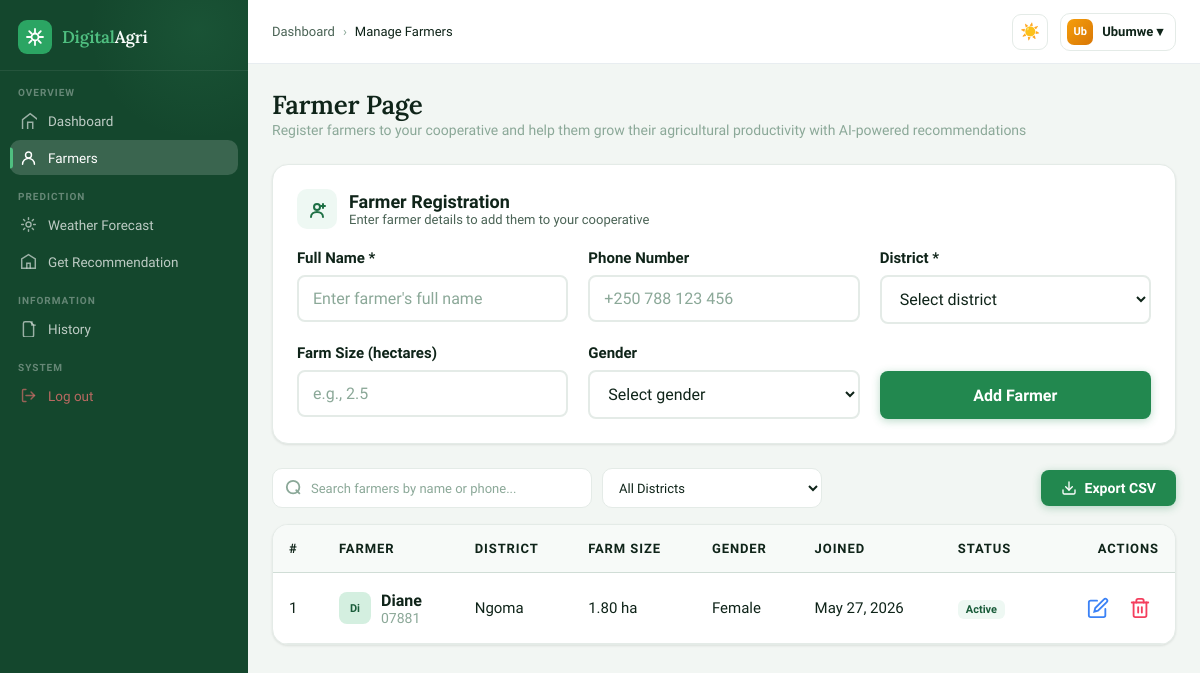
The page /dashboard/farmers (signed in) on the database as committed earlier.
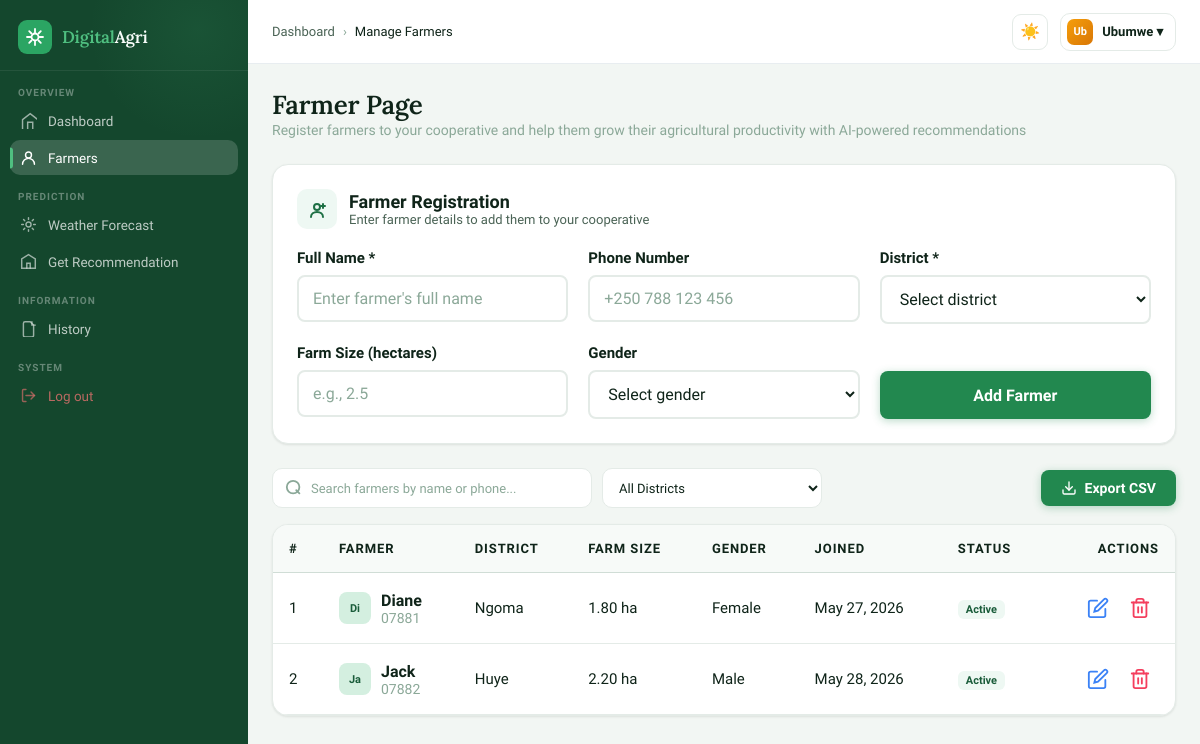
The same page on the database as committed later.
### models.py (models this page shows, shortened)
class Cooperative(UserMixin, db.Model):
    __tablename__ = 'cooperative'
    id = db.Column(db.Integer, primary_key=True)
    name = db.Column(db.String(150), nullable=False)
    email = db.Column(db.String(150), unique=True, nullable=False)
    password = db.Column(db.String(255), nullable=False)
    phone_number = db.Column(db.String(20))
    district = db.Column(db.String(100))
    created_at = db.Column(db.DateTime, default=datetime.utcnow)

class Farmer(UserMixin, db.Model):
    __tablename__ = 'farmer'
    id = db.Column(db.Integer, primary_key=True)
    name = db.Column(db.String(100), nullable=False)
    email = db.Column(db.String(150), unique=True, nullable=True)  # Nullable for coop-added farmers
    password = db.Column(db.String(255), nullable=True)            # Nullable for coop-added farmers
    farmer_district = db.Column(db.String(100))
    phone_number = db.Column(db.String(20))
    farm_size_hectares = db.Column(db.Numeric(6, 2))
    gender = db.Column(db.Enum(Gender))
    cooperative_id = db.Column(db.Integer, db.ForeignKey('cooperative.id'), nullable=True)
    created_at = db.Column(db.DateTime, default=datetime.utcnow)
    recommendations = db.relationship('Recommendation', backref='farmer', lazy=True)

### app.py (the view, shortened to what this page needs)
@app.route('/dashboard/farmers', methods=['GET', 'POST'])
@login_required
def dashboard_farmers():
    if not isinstance(current_user, Cooperative):
        flash('Access denied. Only cooperatives can manage farmers.', 'error')
        return redirect(url_for('dashboard'))
    farmers = Farmer.query.filter_by(cooperative_id=current_user.id).all()
    return render_template('cooperative/farmers.html',
                         cooperative_name=current_user.name,
                         rwanda_districts=RWANDA_DISTRICTS,
                         farmers=farmers)

### app.py (called while the page is built)
@app.context_processor
def inject_emojis():
    return dict(crop_emojis=CROP_EMOJIS)

### models.py (called while the page is built)
@login_manager.user_loader
def load_user(user_id):
    if user_id.startswith('admin-'):
        return Admin.query.get(int(user_id.split('-')[1]))
    elif user_id.startswith('coop-'):
        return Cooperative.query.get(int(user_id.split('-')[1]))
    elif user_id.startswith('farmer-'):
        return Farmer.query.get(int(user_id.split('-')[1]))
    return None

### templates/cooperative/farmers.html (shortened to what this page needs)
<!DOCTYPE html>
<html lang="en" data-theme="light">
<head>
</head>
<body>
<div class="app">
{% include 'cooperative/components/sidebar.html' %}
<div class="main">
<header class="topbar">
    <div class="breadcrumb">
      <a href="{{ url_for('dashboard') }}">Dashboard</a>
      <span class="sep">›</span>
      <span class="current">Manage Farmers</span>
    </div>
    <div class="topbar-actions">
      <button class="theme-toggle" onclick="toggleTheme()" id="themeBtn">☀️</button>
      <div class="user-btn">
        <div class="avatar">{{ cooperative_name[:2] if cooperative_name else 'CO' }}</div>
        {{ cooperative_name if cooperative_name else 'Cooperative' }} ▾
      </div>
    </div>
  </header>
  <div class="content">
    <div class="page-header">
        <div>
          <div class="page-title"> Farmer Page</div>
          <div class="page-sub">
          Register farmers to your cooperative and help them grow their agricultural productivity with AI-powered recommendations
          </div>
        </div>
    </div>
    <div class="form-card">
      <div class="form-header">
        <div class="form-icon">
          <svg width="20" height="20" viewBox="0 0 20 20" fill="none" stroke="currentColor" stroke-width="2" stroke-linecap="round"><circle cx="10" cy="8" r="3"/><path d="M4 18c0-3 2.7-5 6-5s6 2 6 5"/><line x1="16" y1="5" x2="16" y2="9"/><line x1="14" y1="7" x2="18" y2="7"/></svg>
        </div>
        <div>
          <div class="form-title">Farmer Registration</div>
          <div class="form-subtitle">Enter farmer details to add them to your cooperative</div>
        </div>
      </div>
      <form id="addFarmerForm" method="post" action="{{ url_for('dashboard_farmers') }}">
        <div class="form-grid">
          <div class="form-group">
            <label class="form-label">Full Name *</label>
            <input type="text" name="name" class="form-input" placeholder="Enter farmer's full name" required>
          </div>
          <div class="form-group">
            <label class="form-label">Phone Number</label>
            <input type="tel" name="phone_number" class="form-input" placeholder="+250 788 123 456">
          </div>
          <div class="form-group">
            <label class="form-label">District *</label>
            <select name="farmer_district" class="form-select" required>
              <option value="">Select district</option>
            </select>
          </div>
          <div class="form-group">
            <label class="form-label">Farm Size (hectares)</label>
            <input type="number" name="farm_size_hectares" class="form-input" placeholder="e.g., 2.5" step="0.1" min="0">
          </div>
          <div class="form-group">
            <label class="form-label">Gender</label>
            <select name="gender" class="form-select">
              <option value="">Select gender</option>
            </select>
          </div>
          <div class="form-group" style="display: flex; align-items: flex-end;">
            <button type="submit" class="btn-primary" style="width: 100%; height: 48px; font-size: 16px;">Add Farmer</button>
          </div>
        </div>
      </form>
    </div>
    <div class="table-controls">
      <div class="search-filter">
        <div class="search-input">
          <svg class="search-icon" width="18" height="18" viewBox="0 0 20 20" fill="none" stroke="currentColor" stroke-width="2" stroke-linecap="round"><circle cx="9" cy="9" r="7"/><line x1="16" y1="16" x2="12.5" y2="12.5"/></svg>
          <input type="text" id="farmerSearch" placeholder="Search farmers by name or phone..." onkeyup="filterFarmers()">
        </div>
        <select id="districtFilter" class="filter-select" onchange="filterFarmers()">
          <option value="">All Districts</option>
        </select>
      </div>
      <div class="table-actions">
        <button class="btn-export" onclick="exportFarmers()">
          <svg width="16" height="16" viewBox="0 0 24 24" fill="none" stroke="currentColor" stroke-width="2" stroke-linecap="round" style="vertical-align:middle"><path d="M21 15v4a2 2 0 0 1-2 2H5a2 2 0 0 1-2-2v-4"/><polyline points="7 10 12 15 17 10"/><line x1="12" y1="15" x2="12" y2="3"/></svg>
          Export CSV
        </button>
      </div>
    </div>
    <div class="farmers-table">
      <table class="data-table">
        <thead>
          <tr>
            <th style="width: 50px;">#</th>
            <th>Farmer</th>
            <th>District</th>
            <th>Farm Size</th>
            <th>Gender</th>
            <th>Joined</th>
            <th>Status</th>
            <th style="text-align: right;">Actions</th>
          </tr>
        </thead>
        <tbody id="farmersTableBody">
          {% for farmer in farmers %}
            <tr>
              <td>{{ loop.index }}</td>
              <td>
                <div class="farmer-cell">
                  <div class="farmer-avatar">{{ farmer.name[:2] }}</div>
                  <div>
                    <div class="farmer-name">{{ farmer.name }}</div>
                    <div class="farmer-email">{{ farmer.phone_number or 'No phone' }}</div>
                  </div>
                </div>
              </td>
              <td>{{ farmer.farmer_district or 'Not specified' }}</td>
              <td>{{ farmer.farm_size_hectares or 'Not specified' }} ha</td>
              <td>{{ farmer.gender.value if farmer.gender else 'Not specified' }}</td>
              <td>{{ farmer.created_at.strftime('%b %d, %Y') if farmer.created_at else 'Unknown' }}</td>
              <td>
                <span class="status-badge s-active">Active</span>
              </td>
              <td style="text-align: right;">
                <div style="display: flex; gap: 4px; justify-content: flex-end;">
                  <button class="action-btn btn-edit" title="Edit Farmer">
                    <svg viewBox="0 0 24 24" fill="none" stroke="currentColor" stroke-width="2" stroke-linecap="round"><path d="M11 4H4a2 2 0 0 0-2 2v14a2 2 0 0 0 2 2h14a2 2 0 0 0 2-2v-7"/><path d="M18.5 2.5a2.121 2.121 0 0 1 3 3L12 15l-4 1 1-4 9.5-9.5z"/></svg>
                  </button>
                  <button class="action-btn btn-delete" title="Delete Farmer">
                    <svg viewBox="0 0 24 24" fill="none" stroke="currentColor" stroke-width="2" stroke-linecap="round"><polyline points="3 6 5 6 21 6"/><path d="M19 6v14a2 2 0 0 1-2 2H7a2 2 0 0 1-2-2V6m3 0V4a2 2 0 0 1 2-2h4a2 2 0 0 1 2 2v2"/><line x1="10" y1="11" x2="10" y2="17"/><line x1="14" y1="11" x2="14" y2="17"/></svg>
                  </button>
                </div>
              </td>
            </tr>
          {% endfor %}
        </tbody>
      </table>
    </div>
  </div>
</div>
</body>
</html>

### templates/cooperative/components/sidebar.html (shortened to what this page needs)
<aside class="sidebar">
  <a href="{{ url_for('dashboard') }}">
  <div class="sidebar-logo">
    <div class="logo-mark">
    </div>
    </a>
      <div class="logo-name"><span>Digital</span>Agri</div>
  </div>
  <div class="sidebar-nav">
    <div class="section-label" style="padding-top:10px">Overview</div>
    <a class="nav-item {% if request.endpoint == 'dashboard' %}active{% endif %}" onclick="showView('overview',this)" href="{{ url_for('dashboard') }}">
      <svg class="nav-icon" viewBox="0 0 20 20" fill="none" stroke="currentColor" stroke-width="1.7" stroke-linecap="round"><path d="M3 9l9-7 9 7v11a2 2 0 01-2 2H5a2 2 0 01-2-2z"/><polyline points="9,22 9,12 15,12 15,22"/></svg>
      Dashboard
    </a>
    <a class="nav-item {% if request.endpoint == 'dashboard_farmers' %}active{% endif %}" href="{{ url_for('dashboard_farmers') }}">
      <svg class="nav-icon" viewBox="0 0 20 20" fill="none" stroke="currentColor" stroke-width="1.7" stroke-linecap="round"><circle cx="10" cy="7" r="3.5"/><path d="M3 18c0-3.9 3.1-7 7-7s7 3.1 7 7"/></svg>
      Farmers
    </a>
    <div class="section-label">Prediction</div>
    <a class="nav-item {% if request.endpoint == 'weather_forecast' %}active{% endif %}" href="{{ url_for('weather_forecast') }}">
      <svg class="nav-icon" viewBox="0 0 20 20" fill="none" stroke="currentColor" stroke-width="1.7" stroke-linecap="round"><circle cx="10" cy="10" r="3"/><path d="M10 2v2M10 16v2M2 10h2M16 10h2M4.2 4.2l1.4 1.4M14.4 14.4l1.4 1.4M4.2 15.8l1.4-1.4M14.4 5.6l1.4-1.4"/></svg>
          Weather Forecast
    </a>
    <a class="nav-item {% if request.endpoint == 'get_recommendation' %}active{% endif %}" href="{{ url_for('get_recommendation') }}">
      <svg class="nav-icon" viewBox="0 0 20 20" fill="none" stroke="currentColor" stroke-width="1.7" stroke-linecap="round"><path d="M10 2L2 7v11h16V7L10 2z"/><path d="M8 18v-6h4v6"/></svg>
      Get Recommendation
    </a>
    <div class="section-label">Information</div>
    <a class="nav-item {% if request.endpoint == 'history' %}active{% endif %}" href="{{ url_for('history') }}">
      <svg class="nav-icon" viewBox="0 0 20 20" fill="none" stroke="currentColor" stroke-width="1.7" stroke-linecap="round"><path d="M12 2H6a2 2 0 00-2 2v14a2 2 0 002 2h8a2 2 0 002-2V6l-4-4z"/><polyline points="14,2 14,6 18,6"/></svg>
          History
    </a>
    <div class="section-label">System</div>
    <a class="nav-item logout" href="#" onclick="document.getElementById('logoutForm').click(); return false;">
      <svg class="nav-icon" viewBox="0 0 20 20" fill="none" stroke="currentColor" stroke-width="1.7" stroke-linecap="round"><path d="M7 3H4a1 1 0 00-1 1v12a1 1 0 001 1h3"/><polyline points="13,14 17,10 13,6"/><line x1="17" y1="10" x2="7" y2="10"/></svg>
      Log out
    </a>
  </div>

Rows that differ between the two databases and show on the page:
added Farmer: name "Ja", name "Jack", phone_number "07882", farmer_district "Huye", farm_size_hectares "2.20", gender "Male", created_at "May 28, 2026"
